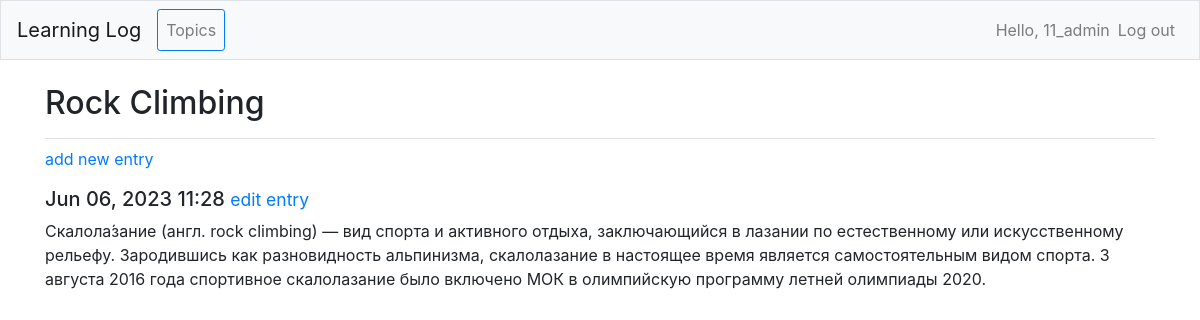
The page /topics/2/ (signed in) on the database its author committed.
### learning_logs/models.py (models this page shows, shortened)
class Topic(models.Model):
    objects = None
    text = models.CharField(max_length=200)
    date_added = models.DateTimeField(auto_now_add=True)
    owner = models.ForeignKey(User, on_delete=models.CASCADE)
    def __str__(self):
        return self.text

class Entry(models.Model):
    topic = models.ForeignKey(Topic, on_delete=models.CASCADE)
    text = models.TextField()
    date_added = models.DateTimeField(auto_now_add=True)
    class Meta:
        verbose_name_plural = 'entries'

### learning_logs/views.py (the view)
# urls.py: path('topics/<int:topic_id>/', views.topic, name='topic'),
@login_required
def topic(request, topic_id):
    topic = Topic.objects.get(id=topic_id)
    check_topic_owner(topic, request)
    entries = topic.entry_set.order_by('-date_added')
    context = {'topic': topic, 'entries': entries}
    return render(request, 'learning_logs/topic.html', context)

### learning_logs/views.py (called while the page is built)
def check_topic_owner(topic, request):
    if topic.owner != request.user:
        raise Http404

### learning_logs/templates/learning_logs/topic.html
{% extends 'learning_logs/base.html' %}
{% block page_header %}
    <h2>{{topic}}</h2>
{% endblock page_header %}
{% block content %}
<p>
    <a href ="{% url 'learning_logs:new_entry' topic.id %}">add new entry</a>
</p>
{% for entry in entries %}
  <div class="panel panel-default">
      <div class="panel-heading">
          <h5>
              {{ entry.date_added|date:'M d, Y h:i' }}
              <small>
                  <a href = "{% url 'learning_logs:edit_entry' entry.id %}">edit entry</a>
              </small>
          </h5>
      </div>
      <div class="panel-body">
          {{ entry.text|linebreaks }}
      </div>
  </div>
{% empty %}
    There are no entries for this topic yet.
{% endfor %}
{% endblock content %}

### learning_logs/templates/learning_logs/base.html (shortened to what this page needs)
{% load bootstrap4 %}
<!DOCTYPE html>
<html lang="en">
<head>
    {% bootstrap_css %}
</head>
<body>
    <nav class = "navbar navbar-expand-md navbar-light bg-light mb-4 border">
        <a class = "navbar-brand" href = "{% url 'learning_logs:index' %}"> Learning Log </a>
            <div class = "collapse navbar-collapse" id = "navbarCollapse">
                <ul class = "navbar-nav mr-auto border border-primary rounded-sm">
                    <li class = "nav-item">
                        <a class = "nav-link" href = "{% url 'learning_logs:topics'%}"> Topics </a>
                    </li>
                </ul>
                <ul class = "navbar-nav ml-auto">
                    {% if user.is_authenticated %}
                        <li class = "nav-item">
                            <span class = "navbar-text">Hello, {{ user.username }} </span>
                        </li>
                        <li class = "nav-item">
                            <a class = "nav-link" href = "{% url 'users:logout' %}"> Log out </a>
                        </li>
                    {% endif %}
                </ul>
            </div>
    </nav>
    <main role = "main" class = "container">
        <div class = "pb-2 mb-2 border-bottom">
            {% block page_header %} {% endblock page_header %}
        </div>
        <div>
            {% block content %}{% endblock content %}
        </div>
    </main>
</body>
</html>

### rows shown on the page
Topic: text "Rock Climbing"
Entry: date_added "Jun 06, 2023 11:28", text "Скалола́зание (англ. rock climbing) — вид спорта и активного отдыха, заключающийся в лазании по естественному или искусственному рельефу. Зародившись как разновидность альпинизма, скалолазание в настоящее время является самостоятельным видом спорта. 3 августа 2016 года спортивное скалолазание было включено МОК в олимпийскую программу летней олимпиады 2020."

### other values the page prints
{{ user.username }} "11_admin"
